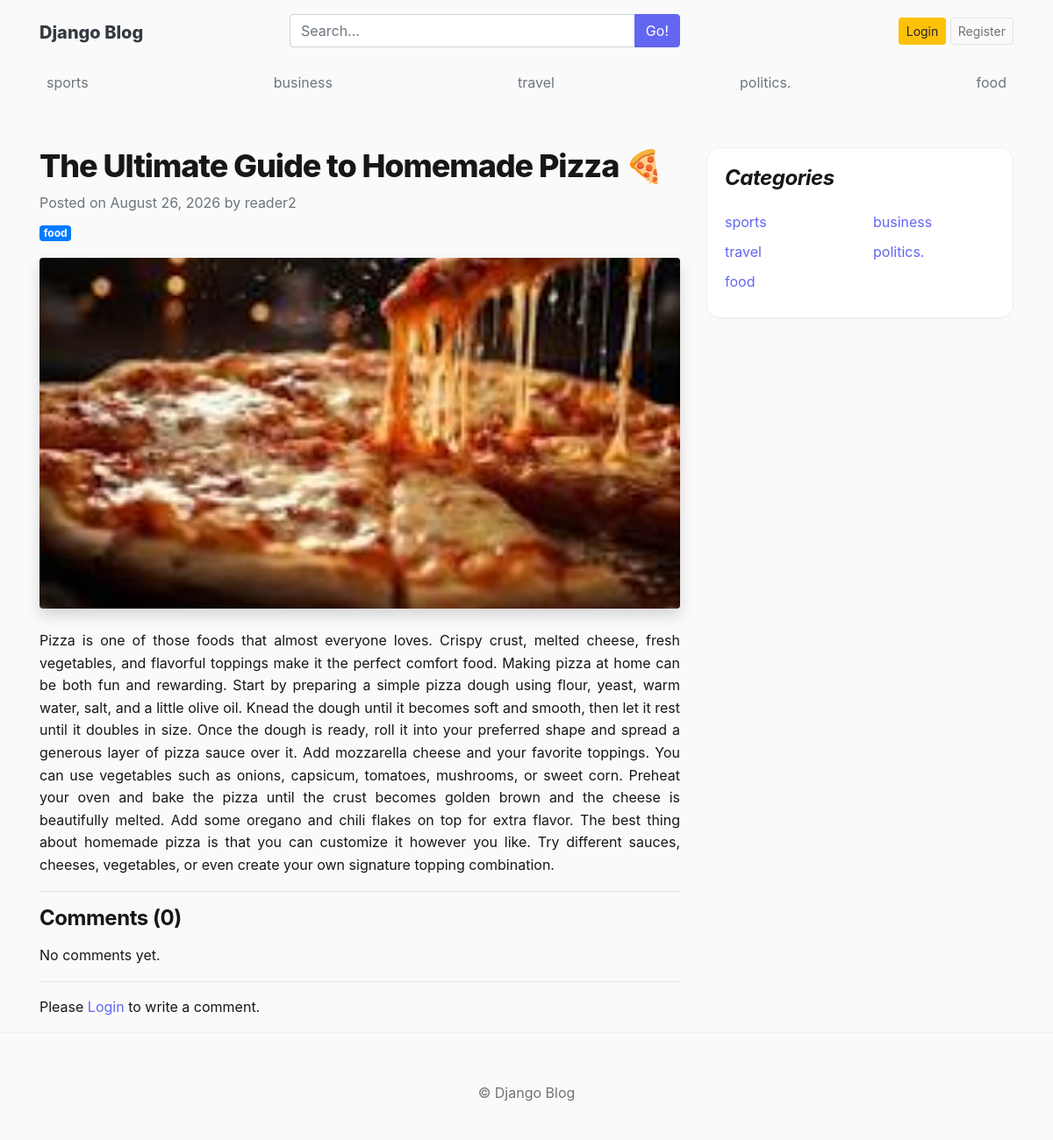
Screenshot of /blogSs/the-ultimate-guide-to-homemade-pizza/ with the database file from the repository.
### blogs/models.py (models this page shows, shortened)
class Category(models.Model):
    category_name = models.CharField(max_length=50, unique=True)
    created_at = models.DateField(auto_now_add=True)
    updated_at = models.DateField(auto_now=True)
    def __str__(self):
        return self.category_name
    class Meta:
        verbose_name_plural = 'categories'

class Blog(models.Model):
    title = models.CharField(max_length=100)
    slug = models.SlugField(
        max_length=150,
        unique=True,
        blank=True
    )
    category = models.ForeignKey(Category, on_delete=models.CASCADE)
    author = models.ForeignKey(User, on_delete=models.CASCADE)
    featured_image = models.ImageField(upload_to='uploads/%Y/%m/%d')
    short_description = models.TextField(max_length=500)
    blog_body = models.TextField(max_length=2000)
    status = models.CharField(
        max_length=20,
        choices=STATUS_CHOICES,
        default="Draft"
    )
    is_featured = models.BooleanField(default=False)
    created_at = models.DateTimeField(auto_now_add=True)
    updated_at = models.DateTimeField(auto_now=True)

### blogs/views.py (the view, shortened to what this page needs)
# urls.py: path('blogSs/<slug:slug>/',Blogsview.blogs,name='blogs'),
def blogs(request,slug):
    single_blog=get_object_or_404(Blog,slug=slug,status='Published')
    comments=Comment.objects.filter(blog=single_blog)
    print('comments>',comments)
    comment_count=comments.count()
    categories=Category.objects.all()
    context={
        'single_blog':single_blog,
        'categories':categories,
        'comments':comments,
        'comment_count':comment_count
    }
    return render(request,'blogs.html',context)

### blogs/context_processors.py (called while the page is built)
def get_categories(request):
    categories=Category.objects.all()
    blog_suggestions = Blog.objects.filter(status='Published').order_by('title').values_list('title', flat=True)
    return dict(categories=categories, blog_suggestions=blog_suggestions)

### templates/blogs.html
{% extends 'base.html' %}
{% block content %}
<div class="row mt-5">
    <div class="col-md-8 blog-main">
        <h1 class="blog-post-title">{{ single_blog.title }}</h1>
        <p class="text-muted mb-2">
            Posted on {{ single_blog.created_at|date:"F d, Y" }} by {{ single_blog.author }}
        </p>
        <div class="mb-3">
            <a href="{% url 'posts_by_category' single_blog.category.id %}"
               class="badge badge-primary">
                {{ single_blog.category }}
            </a>
        </div>
        {% if single_blog.featured_image %}
            <img
                src="{{ single_blog.featured_image.url }}"
                alt="{{ single_blog.title }}"
                class="img-fluid w-100 rounded shadow mb-4"
                style="height:400px; object-fit:cover;">
        {% endif %}
        <p class="text-justify">
            {{ single_blog.blog_body }}
        </p>
        <hr>
        <h4 class="mb-3">
            Comments ({{ comment_count }})
        </h4>
        {% if comments %}
            {% for comment in comments %}
                <div class="card mb-3">
                    <div class="card-body">
                        <p class="card-text mb-2">
                            {{ comment.comment }}
                        </p>
                        <small class="text-muted">
                            By {{ comment.user }} |
                            {{ comment.created_at|timesince }} ago
                        </small>
                    </div>
                </div>
            {% endfor %}
        {% else %}
            <p>No comments yet.</p>
        {% endif %}
        <hr>
        {% if user.is_authenticated %}
            <form method="POST">
                {% csrf_token %}
                <div class="form-group">
                    <textarea
                        name="comment"
                        rows="5"
                        class="form-control"
                        placeholder="Write your comment"></textarea>
                </div>
                <button type="submit" class="btn btn-primary">
                    Submit Comment
                </button>
            </form>
        {% else %}
            <p>
                Please
                <a href="{% url 'login' %}">Login</a>
                to write a comment.
            </p>
        {% endif %}
    </div>
    <aside class="col-md-4 blog-sidebar">
        <div class="card mb-4">
            <div class="card-body">
                <h4 class="font-italic mb-4">
                    Categories
                </h4>
                <div class="row">
                    {% for category in categories %}
                        <div class="col-6 mb-2">
                            <a href="{% url 'posts_by_category' category.id %}">
                                {{ category.category_name }}
                            </a>
                        </div>
                    {% endfor %}
                </div>
            </div>
        </div>
    </aside>
</div>
{% endblock %}

### templates/base.html (shortened to what this page needs)
{% load static %}
<!DOCTYPE html>
<html lang="en">
<head>
    <link rel="stylesheet"
          href="https://cdn.jsdelivr.net/npm/bootstrap@4.6.2/dist/css/bootstrap.min.css">
    <link href="{% static 'CSS/blog.css' %}" rel="stylesheet">
    <link href="https://maxcdn.bootstrapcdn.com/font-awesome/4.7.0/css/font-awesome.min.css" rel="stylesheet">
</head>
<body>
<div class="container">
    <header class="blog-header py-3">
        <div class="row justify-content-between align-items-center">
            <div class="col-12 col-md-3 pt-1 text-center text-md-left">
                <a class="blog-header-logo text-dark" href="/">
                    Django Blog
                </a>
            </div>
            <div class="col-12 col-md-5 my-2 my-md-0">
                <form method="get" action="{% url 'search' %}">
                    <div class="input-group">
                        <input type="text"
                               class="form-control"
                               name="q"
                               value="{{ keyword }}"
                               list="header-blog-title-suggestions"
                               placeholder="Search...">
                        <span class="input-group-append">
                            <button class="btn btn-primary" type="submit">
                                Go!
                            </button>
                        </span>
                    </div>
                </form>
            </div>
            <div class="col-12 col-md-4 d-flex justify-content-center justify-content-md-end align-items-center">
                {% if not user.is_authenticated %}
                    <a class="btn btn-sm btn-warning" href="{% url 'login' %}">
                        Login
                    </a>
                    <a class="btn btn-sm btn-outline-secondary" href="{% url 'register' %}">
                        Register
                    </a>
                {% else %}
                    <span>
                        <a href="{% url 'logout' %}">
                            Logout
                        </a>
                    </span>
                {% endif %}
            </div>
        </div>
    </header>
    <div class="nav-scroller py-1 mb-2">
        <nav class="nav d-flex justify-content-between">
            {% for cat in categories %}
                <a class="p-2 text-muted"
                   href="{% url 'posts_by_category' cat.id %}">
                    {{ cat.category_name }}
                </a>
            {% endfor %}
        </nav>
    </div>
    {% block content %}
    {% endblock %}
</div>
<footer class="blog-footer">
    <p class="mt-3">
        © {{ now.year }} Django Blog
    </p>
</footer>
</body>
</html>

### blog_main/static/CSS/blog.css (style rules this page uses)
:root { --color-bg: #fafafa; --color-surface: #ffffff; --color-text: #171717; --color-text-muted: #737373; --color-text-light: #a3a3a3; --color-border: #e5e5e5; --color-border-light: #f0f0f0; --color-accent: #6366f1; --color-accent-hover: #4f46e5; --color-accent-light: #eef2ff; --color-accent-subtle:#f5f3ff; --radius-sm: 8px; --radius-md: 12px; --radius-lg: 16px; --radius-xl: 20px; --radius-pill:999px; --shadow-xs: 0 1px 2px rgba(0, 0, 0, 0.04); --shadow-sm: 0 1px 3px rgba(0, 0, 0, 0.06), 0 1px 2px rgba(0, 0, 0, 0.04); --shadow-md: 0 4px 12px rgba(0, 0, 0, 0.08); --shadow-lg: 0 8px 24px rgba(0, 0, 0, 0.10); --font-sans: 'Inter', system-ui, -apple-system, sans-serif; --transition: 0.2s ease; }
*, *::before, *::after { box-sizing: border-box; }
body { font-family: var(--font-sans); font-size: 1rem; line-height: 1.6; color: var(--color-text); background-color: var(--color-bg); -webkit-font-smoothing: antialiased; -moz-osx-font-smoothing: grayscale; }
h1, h2, h3, h4, h5, h6 { font-family: var(--font-sans); font-weight: 700; letter-spacing: -0.02em; color: var(--color-text); }
a { color: var(--color-accent); text-decoration: none; transition: color var(--transition); }
.btn-primary { background-color: var(--color-accent) !important; border-color: var(--color-accent) !important; }
.btn-outline-secondary { color: var(--color-text-muted) !important; border-color: var(--color-border) !important; }
.blog-post-title { font-size: 2.25rem; font-weight: 800; letter-spacing: -0.03em; line-height: 1.2; }
.blog-sidebar .card, .blog-sidebar > .p-3 { background: var(--color-surface); border: 1px solid var(--color-border-light); border-radius: var(--radius-lg); box-shadow: var(--shadow-xs); }
.blog-header-logo { font-family: var(--font-sans); font-size: 1.25rem; font-weight: 800; }
.blog-footer { padding: 2.5rem 0; color: var(--color-text-muted); text-align: center; background-color: var(--color-bg); border-top: 1px solid var(--color-border-light); }
.blog-footer p:last-child { margin-bottom: 0; }

### rows the page displays
Category: category_name "sports"
Category: category_name "business"
Category: category_name "travel"
Category: category_name "politics."
Category: category_name "food"
Blog: title "The Ultimate Guide to Homemade Pizza 🍕", created_at "August 26, 2026", author "reader2", category "food", featured_image (picture), blog_body "Pizza is one of those foods that almost everyone loves. Crispy crust, melted cheese, fresh vegetables, and flavorful toppings make it the perfect comfort food. Making pizza at home can be both fun and rewarding. Start by preparing a simple pizza dough using flour, yeast, warm water, salt, and a little olive oil. Knead the dough until it becomes soft and smooth, then let it rest until it doubles in size. Once the dough is ready, roll it into your preferred shape and spread a generous layer of pizza sauce over it. Add mozzarella cheese and your favorite toppings. You can use vegetables such as onions, capsicum, tomatoes, mushrooms, or sweet corn. Preheat your oven and bake the pizza until the…"

### other values shown
{{ comment_count }} "0"
